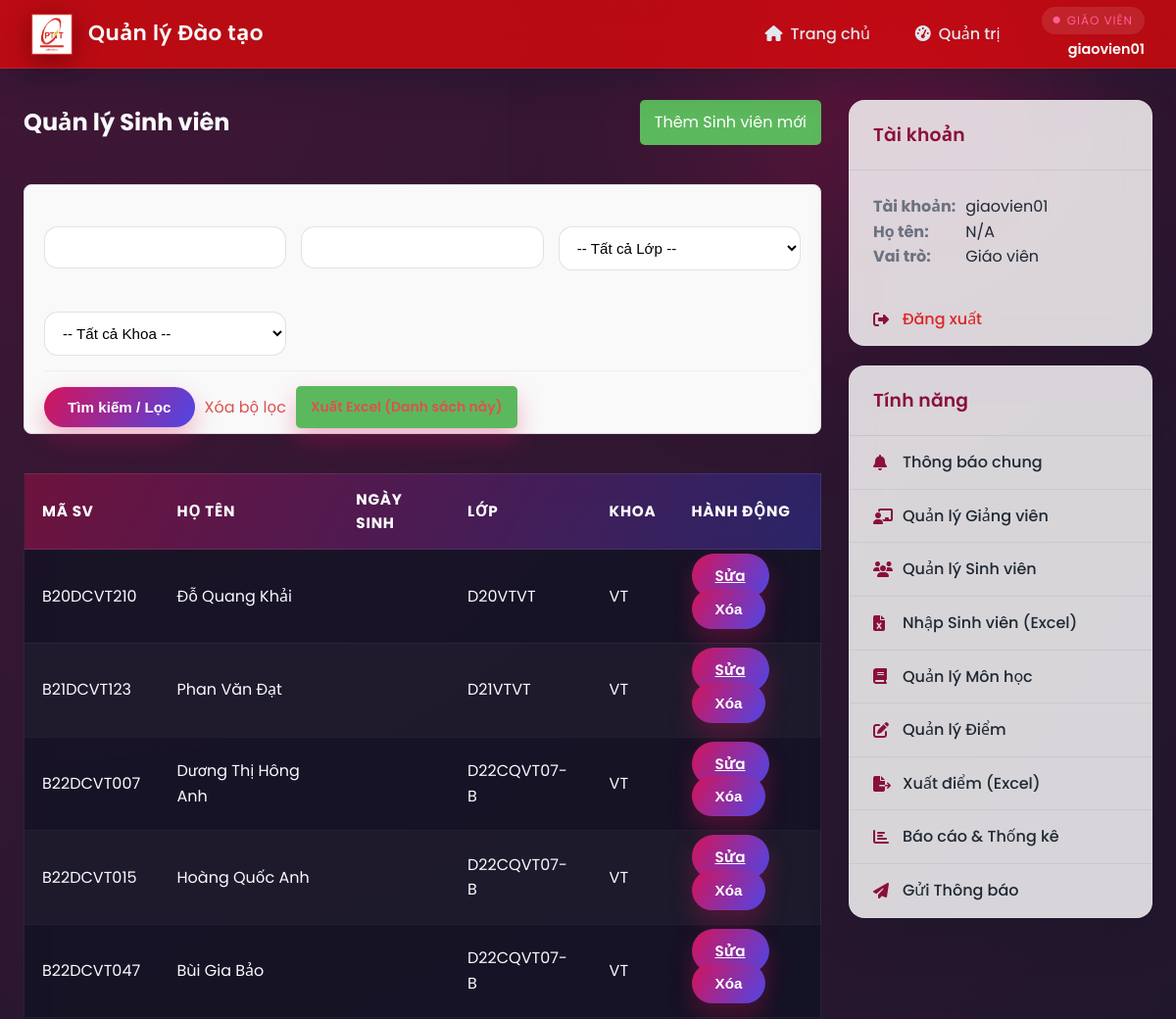
Before: /admin/students (signed in, upper part) with the older database file.
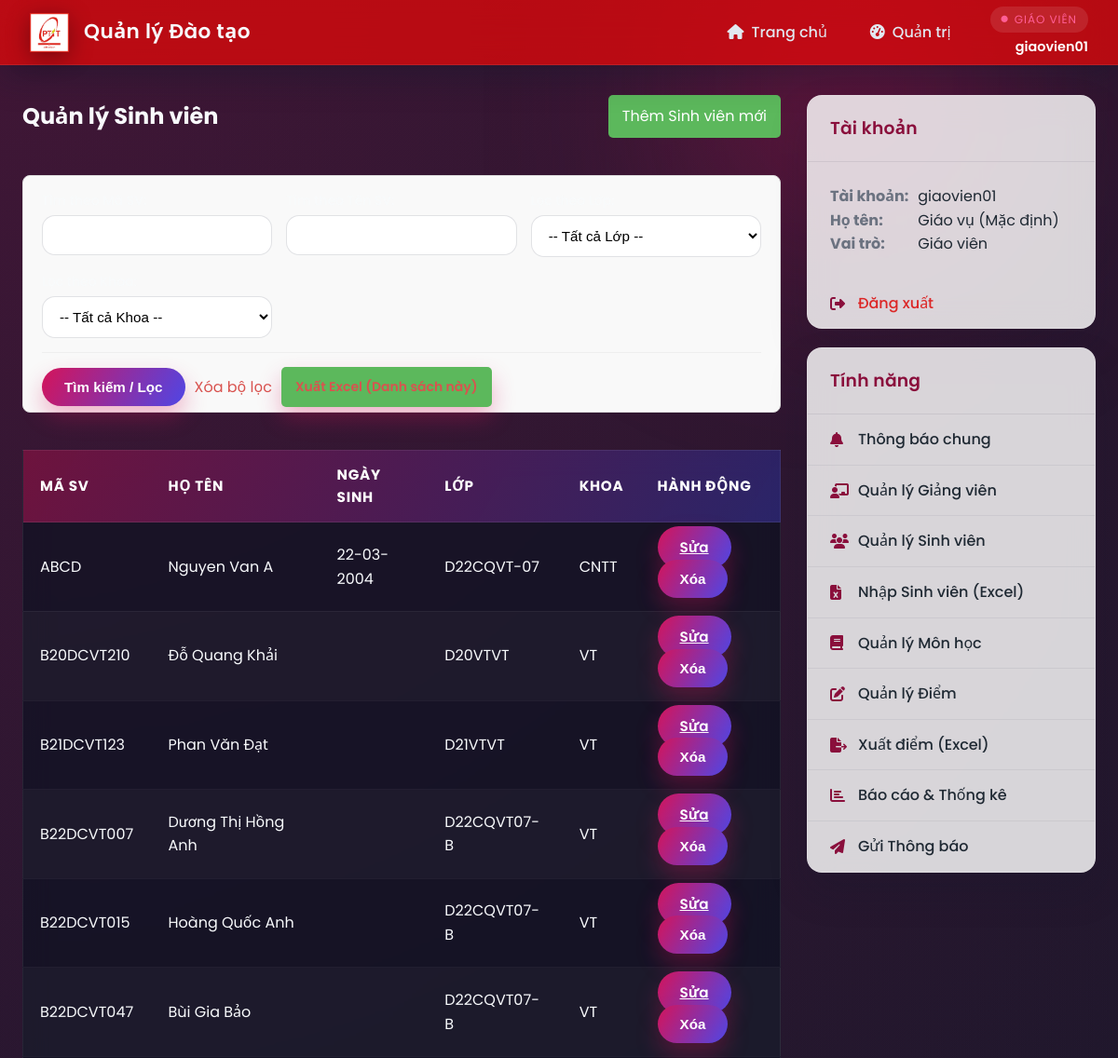
After: the same page with the newer database file.
### api/index.py (models this page shows)
class SinhVien(db.Model):
    __tablename__ = 'sinh_vien'
    ma_sv = db.Column(db.String(50), db.ForeignKey('tai_khoan.username', ondelete='CASCADE'), primary_key=True)
    ho_ten = db.Column(db.String(100), nullable=False)
    ngay_sinh = db.Column(db.Date)
    lop = db.Column(db.String(50))
    khoa = db.Column(db.String(100))
    email = db.Column(db.String(150), unique=True, nullable=True)
    location = db.Column(db.String(200), nullable=True)
    tai_khoan = db.relationship('TaiKhoan',
                                backref=db.backref('sinh_vien', uselist=False, cascade='all, delete-orphan'),
                                foreign_keys=[ma_sv])
    ket_qua_list = db.relationship('KetQua', backref='sinh_vien', lazy=True, cascade='all, delete-orphan', foreign_keys='KetQua.ma_sv')

class GiaoVien(db.Model):
    __tablename__ = 'giao_vien'
    ma_gv = db.Column(db.String(50), db.ForeignKey('tai_khoan.username', ondelete='CASCADE'), primary_key=True)
    ho_ten = db.Column(db.String(100), nullable=False, default='Giáo viên')
    gioi_tinh = db.Column(db.String(10), nullable=True)
    ngay_sinh = db.Column(db.Date, nullable=True)
    so_dien_thoai = db.Column(db.String(20), nullable=True)
    email = db.Column(db.String(150), unique=True, nullable=True)
    dia_chi = db.Column(db.String(255), nullable=True)
    van_phong = db.Column(db.String(120), nullable=True)
    avatar_url = db.Column(db.String(255), nullable=True)
    khoa_bo_mon = db.Column(db.String(120), nullable=True)
    hoc_vi = db.Column(db.String(100), nullable=True)
    chuc_vu = db.Column(db.String(100), nullable=True)
    linh_vuc = db.Column(db.Text, nullable=True)
    mon_hoc_phu_trach = db.Column(db.Text, nullable=True)
    so_nam_kinh_nghiem = db.Column(db.Integer, nullable=True)
    tai_khoan = db.relationship('TaiKhoan',
                                backref=db.backref('giao_vien', uselist=False, cascade='all, delete-orphan'),
                                foreign_keys=[ma_gv])

### api/index.py (the view)
@app.route('/admin/students')
@login_required
@role_required(VaiTroEnum.GIAOVIEN)
def admin_manage_students():
    search_ma_sv = request.args.get('ma_sv', '')
    search_ho_ten = request.args.get('ho_ten', '')
    filter_lop = request.args.get('lop', '')
    filter_khoa = request.args.get('khoa', '')
    query = SinhVien.query
    if search_ma_sv:
        query = query.filter(SinhVien.ma_sv.ilike(f'%{search_ma_sv}%'))
    if search_ho_ten:
        query = query.filter(SinhVien.ho_ten.ilike(f'%{search_ho_ten}%'))
    if filter_lop:
        query = query.filter(SinhVien.lop == filter_lop)
    if filter_khoa:
        query = query.filter(SinhVien.khoa == filter_khoa)
    students = query.order_by(SinhVien.ma_sv).all()
    lop_hoc_tuples = db.session.query(SinhVien.lop).distinct().order_by(SinhVien.lop).all()
    danh_sach_lop = [lop[0] for lop in lop_hoc_tuples if lop[0]]
    khoa_tuples = db.session.query(SinhVien.khoa).distinct().order_by(SinhVien.khoa).all()
    danh_sach_khoa = [khoa[0] for khoa in khoa_tuples if khoa[0]]
    return render_template(
        'admin_manage_students.html',
        students=students,
        danh_sach_lop=danh_sach_lop,
        danh_sach_khoa=danh_sach_khoa,
        search_params={
            'ma_sv': search_ma_sv,
            'ho_ten': search_ho_ten,
            'lop': filter_lop,
            'khoa': filter_khoa
        }
    )

### api/index.py (called while the page is built)
@login_manager.user_loader
def load_user(user_id):
    return TaiKhoan.query.get(user_id)

@app.before_request
def apply_schema_patches():
    global _TEACHER_SCHEMA_PATCHED
    if _TEACHER_SCHEMA_PATCHED:
        return
    ensure_teacher_profile_columns()
    _TEACHER_SCHEMA_PATCHED = True

def role_required(vai_tro_enum):
    def decorator(f):
        @wraps(f)
        def decorated_function(*args, **kwargs):
            if not current_user.is_authenticated:
                return redirect(url_for('login'))
            if current_user.vai_tro != vai_tro_enum:
                abort(403)
            return f(*args, **kwargs)
        return decorated_function
    return decorator

### templates/admin_manage_students.html (shortened to what this page needs)
{% extends "_layout.html" %}
{% block content %}
    <div style="display: flex; justify-content: space-between; align-items: center; flex-wrap: wrap;">
        <h2>Quản lý Sinh viên</h2>
        <a href="{{ url_for('admin_add_student') }}" style="text-decoration: none; padding: 10px 15px; background: #5cb85c; color: white; border-radius: 5px; height: fit-content;">Thêm Sinh viên mới</a>
    </div>
    <form class="filter-form" method="GET" action="{{ url_for('admin_manage_students') }}">
        <div class="filter-grid">
            <div>
                <label for="ma_sv">Tìm theo Mã SV:</label>
                <input type="text" name="ma_sv" id="ma_sv" value="{{ search_params.ma_sv }}">
            </div>
            <div>
                <label for="ho_ten">Tìm theo Tên SV:</label>
                <input type="text" name="ho_ten" id="ho_ten" value="{{ search_params.ho_ten }}">
            </div>
            <div>
                <label for="lop">Lọc theo Lớp:</label>
                <select name="lop" id="lop">
                    <option value="">-- Tất cả Lớp --</option>
                </select>
            </div>
            <div>
                <label for="khoa">Lọc theo Khoa:</label>
                <select name="khoa" id="khoa">
                    <option value="">-- Tất cả Khoa --</option>
                </select>
            </div>
        </div>
        <div class="filter-buttons">
            <input type="submit" value="Tìm kiếm / Lọc">
            <a href="{{ url_for('admin_manage_students') }}">Xóa bộ lọc</a>
            <a href="{{ url_for('admin_export_students_excel',
                        ma_sv=search_params.ma_sv,
                        ho_ten=search_params.ho_ten,
                        lop=search_params.lop,
                        khoa=search_params.khoa) }}"
               class="btn-export"> Xuất Excel (Danh sách này)
            </a>
        </div>
    </form>
    <table class="data-table" style="margin-top: 20px;"> <thead>
        <thead>
            <tr>
                <th>Mã SV</th>
                <th>Họ tên</th>
                <th>Ngày sinh</th>
                <th>Lớp</th>
                <th>Khoa</th>
                <th style="width: 150px;">Hành động</th>
            </tr>
        </thead>
        <tbody>
            {% for sv in students %}
            <tr>
                <td>{{ sv.ma_sv }}</td>
                <td>{{ sv.ho_ten }}</td>
                <td>{{ sv.ngay_sinh.strftime('%d-%m-%Y') if sv.ngay_sinh else '' }}</td>
                <td>{{ sv.lop }}</td>
                <td>{{ sv.khoa }}</td>
                <td class="action-buttons">
                    <a href="{{ url_for('admin_edit_student', ma_sv=sv.ma_sv) }}" class="btn btn-edit">Sửa</a>
                    <form method="POST" action="{{ url_for('admin_delete_student', ma_sv=sv.ma_sv) }}"
                          onsubmit="return confirm('Bạn có chắc muốn xóa sinh viên {{ sv.ho_ten }} ({{ sv.ma_sv }})? \n\nCẢNH BÁO: Thao tác này sẽ xóa vĩnh viễn cả TÀI KHOẢN và toàn bộ KẾT QUẢ HỌC TẬP của sinh viên này.');"
                          style="margin: 0;">
                        <input type="submit" value="Xóa" class="btn btn-delete">
                    </form>
                </td>
            </tr>
            {% else %}
            <tr>
                <td colspan="6">Không tìm thấy sinh viên nào khớp với tiêu chí tìm kiếm.</td>
            </tr>
            {% endfor %}
        </tbody>
    </table>
{% endblock %}

### templates/_layout.html (shortened to what the changed rows need)
<!DOCTYPE html>
<html lang="vi">
<head>
    <link rel="stylesheet" href="https://cdnjs.cloudflare.com/ajax/libs/font-awesome/6.5.1/css/all.min.css">
    <link rel="stylesheet" href="{{ url_for('static', filename='css/app.css') }}">
</head>
<body>
<div class="app-shell">
    <div class="app-container">
        <main class="main-content">
            {% block content %}{% endblock %}
        </main>
        <aside class="sidebar-right">
    {% if current_user.is_authenticated %}
        <div class="sidebar-group">
            <h3 class="sidebar-header">Tài khoản</h3>
            <div class="sidebar-content">
                <strong>Tài khoản:</strong> {{ current_user.username }}<br>
                <strong>Họ tên:</strong>
                        {% if current_user.sinh_vien %}
                            {{ current_user.sinh_vien.ho_ten }}
                        {% elif current_user.giao_vien %}
                            {{ current_user.giao_vien.ho_ten }}
                        {% else %}
                            N/A
                        {% endif %}
                        <br>
                <strong>Vai trò:</strong> {{ 'Sinh viên' if current_user.vai_tro.value == 'SINHVIEN' else 'Giáo viên' }}
            </div>
            <nav class="sidebar-nav">
                <a href="{{ url_for('logout') }}" class="logout-link">
                </a>
            </nav>
        </div>
    {% endif %}
</aside>
    </div>
</div>
</body>
</html>

Changed rows visible on the page:
added SinhVien: ma_sv "ABCD", ho_ten "Nguyen Van A", ngay_sinh "22-03-2004", lop "D22CQVT-07", khoa "CNTT"
changed SinhVien "B22DCVT007": ho_ten "Dương Thị Hông Anh" → "Dương Thị Hồng Anh"
added GiaoVien: giao_vien.ho_ten "Giáo vụ (Mặc định)"
Other visible differences:
text no longer shown: "N/A"
